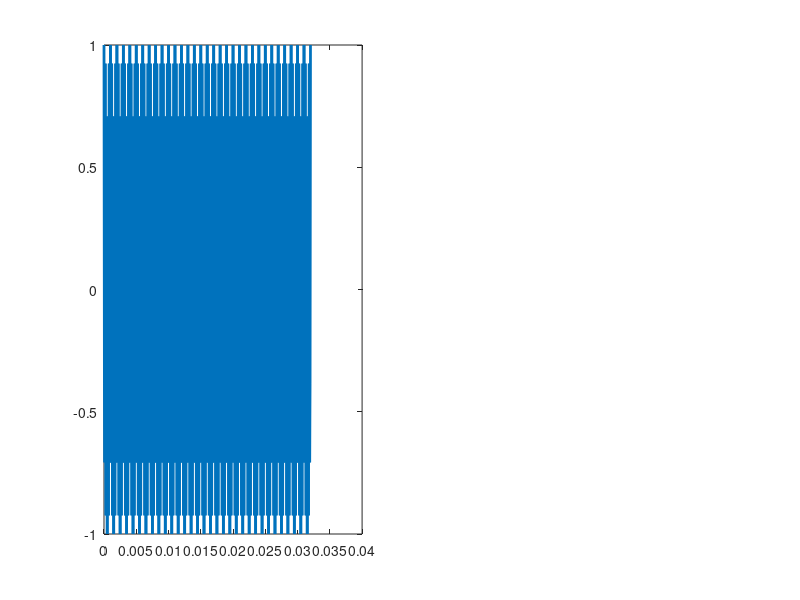
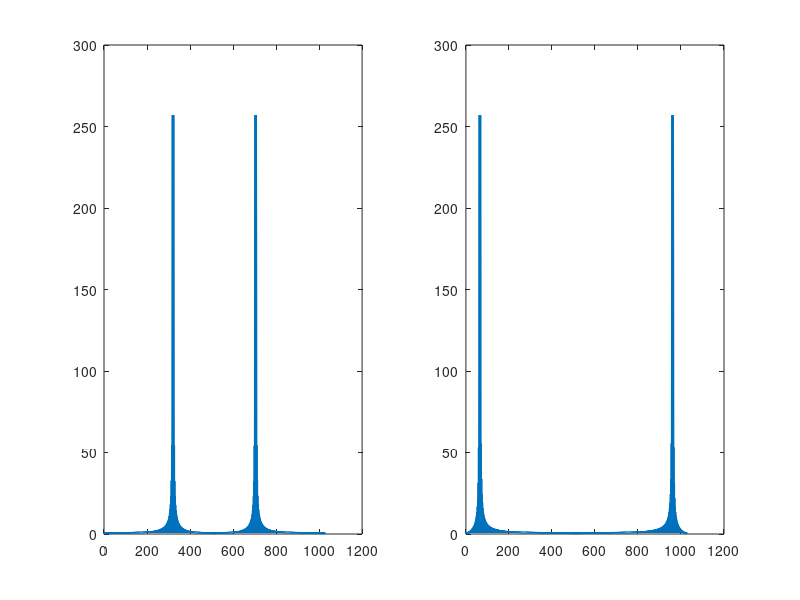
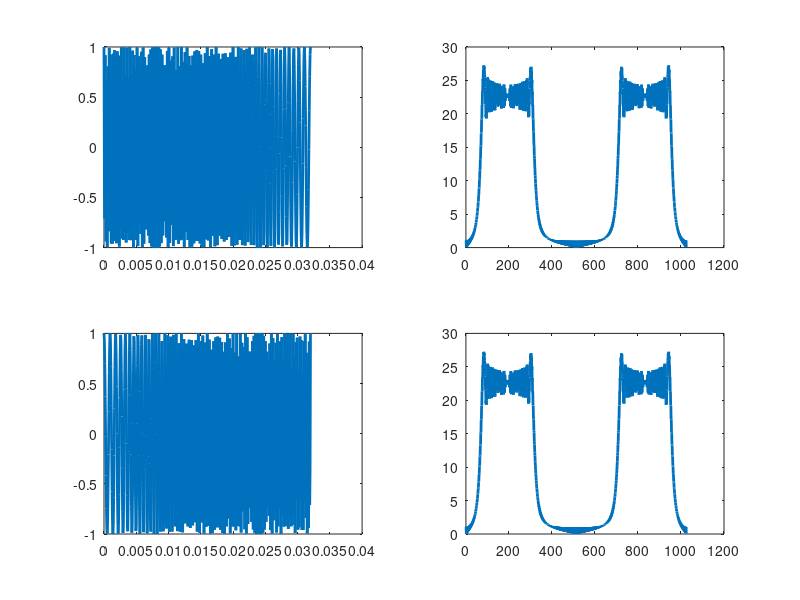
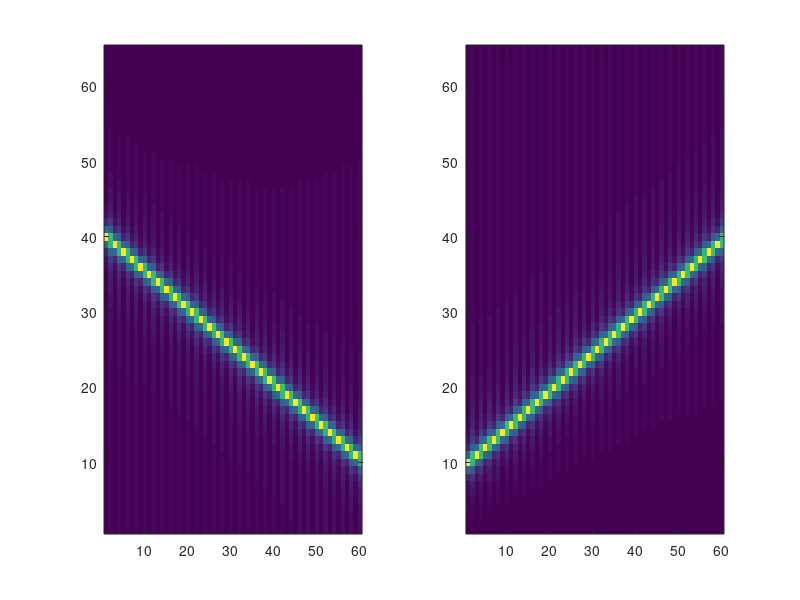

Recreate these plots in MATLAB, in order. (Note: this script raises an error after producing the figures.)
clear all
close all
fclose all
clc

pkg load signal


%% generate signal
T  = 0.032;
fs = 16000;
t  = 0:1/fs:T;

f1 = 5000;
f2 = 1000;

s1 = cos(2*pi*f1*t);
s2 = cos(2*pi*f2*t);

N = 1024;
figure,
subplot(1,2,1), plot(t,s1,'linewidth',2);

freq1 = fft(s1, N);
freq2 = fft(s2, N);

figure;
subplot(1,2,1), plot(abs(freq1), 'linewidth',2);
subplot(1,2,2), plot(abs(freq2), 'linewidth',2);
###################################################
sig1 = chirp(t, f1, T, f2);
sig2 = chirp(t, f2, T, f1);

figure,
subplot(2,2,1), plot(t,sig1,'linewidth',2);
freq1 = fft(sig1, N);
subplot(2,2,2), plot(abs(freq1), 'linewidth',2);

subplot(2,2,3), plot(t,sig2,'linewidth',2);
freq2 = fft(sig2, N);
subplot(2,2,4), plot(abs(freq2), 'linewidth',2);

###################################################
T  = 0.128;
t  = 0:1/fs:T;

sig1 = chirp(t, f1, T, f2);
sig2 = chirp(t, f2, T, f1);

frame_length = 128; # 8ms => 16ms
slide_length = 32;
Nframes = floor((length(sig1)-frame_length)/slide_length);
N = frame_length;
spec1 = zeros((N/2)+1, Nframes);
spec2 = zeros((N/2)+1, Nframes);

for frm = 1:Nframes
  stridx = (frm-1)*slide_length + 1;
  endidx = (frm-1)*slide_length + frame_length;
  frame = sig1(stridx:endidx);
  freq = fft(frame, N);
  spec1(:,frm) = abs(freq(1:(N/2)+1));

  frame = sig2(stridx:endidx);
  freq = fft(frame, N);
  spec2(:,frm) = abs(freq(1:(N/2)+1));
endfor

figure,
subplot(1,2,1), imagesc(spec1);
set(gca, 'Ydir', 'normal')
subplot(1,2,2), imagesc(spec2);
set(gca, 'Ydir', 'normal')


######################################################
[wavData, FS] = audioread('sample2.wav');
wavData = wavData(:,1);

frame_length = 1000;
slide_length =  250;
N = 1024;

Nframes = floor((length(wavData)-frame_length)/slide_length);
spec = zeros((N/2)+1, Nframes);
for frm = 1:Nframes
  stridx = (frm-1)*slide_length + 1;
  endidx = (frm-1)*slide_length + frame_length;
  frame = wavData(stridx:endidx);
  freq = fft(frame, N);
  spec(:,frm) = abs(freq(1:(N/2)+1));
endfor
figure,
subplot(2,1,1), plot(wavData)
subplot(2,1,2), imagesc(10*log10(spec+0.00001));
set(gca, 'Ydir', 'normal')













